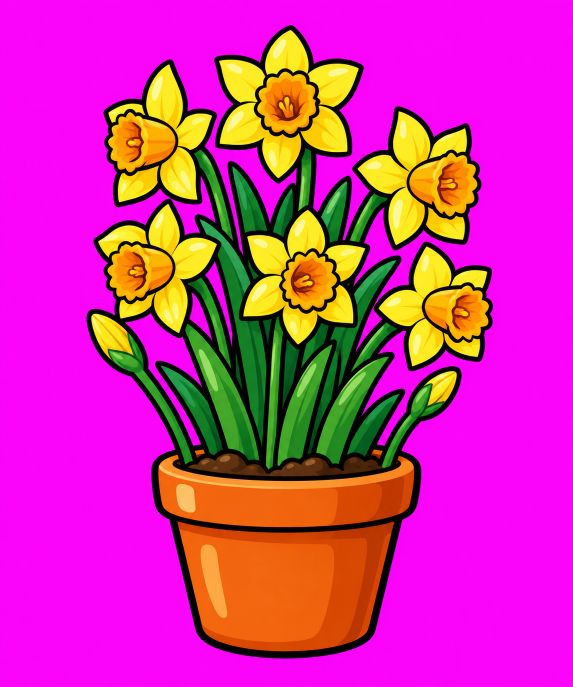
#> input picture design-docs/hares/daffodils.png, 1145 x 1374 px (shown at 1/2 size)
$ python export.py
#> lines starting #> are read from the running program, lines starting #| are printed output that depends on the picture; after the words box and inside, x2 and y2 are one past the last pixel; in counts of white or black regions, pixels touching at a corner belong together
### design-docs/art.py
"""Shared steps for exporting seasonal theme art (see halloween/README.md).

Each theme's export.py imports this: key the flat magenta background out with
alpha from min(R,B) - G ramping between 60 and 140 and a half-strength
despill, crop to the art plus a margin, split pose sheets at their empty
column (or row) runs, measure a feature (an eye) to put sheets drawn at
different sizes on one scale, and write WebP. EyeScale holds one animal's
pictures on that scale and prints where each part sat in its reference.

The scripts pin their libraries: Pillow 13 writes a few pixels of some
pictures differently, so the shipped WebPs would no longer be reproduced.
"""
from collections import deque
from collections.abc import Callable
from pathlib import Path
import subprocess
import tempfile

import numpy as np
from PIL import Image

MARGIN = 6

Mask = Callable[[np.ndarray], np.ndarray]
# Finds where a part sits in a whole (its top left), as by_colour does.
Placer = Callable[[np.ndarray, np.ndarray], tuple[int, int]]
Size = tuple[int, int]


def keyed(path: Path) -> np.ndarray:
    rgb = np.asarray(Image.open(path).convert('RGB')).astype(np.float32)
    r, g, b = rgb[..., 0], rgb[..., 1], rgb[..., 2]
    spill = np.minimum(r, b) - g
    alpha = 1 - np.clip((spill - 60) / 80, 0, 1)
    excess = np.maximum(spill, 0) * 0.5
    out = np.dstack([r - excess, g, b - excess, alpha * 255])
    return np.clip(out, 0, 255).astype(np.uint8)


def crop(rgba: np.ndarray) -> np.ndarray:
    ys, xs = np.nonzero(rgba[..., 3] > 8)
    return rgba[max(0, ys.min() - MARGIN):ys.max() + MARGIN + 1, max(0, xs.min() - MARGIN):xs.max() + MARGIN + 1]
#> returned value: shape (1279, 825, 4)


# [32 lines left out: functions crop_origin, poses, fill_only, not called in this run]


def rows(rgba: np.ndarray, count: int) -> list[np.ndarray]:
    """Split a sheet of count pieces, top to bottom, the same way."""
    return [p.transpose(1, 0, 2) for p in poses(rgba.transpose(1, 0, 2), count)]


def blob(mask: np.ndarray, seed: tuple[int, int]) -> list[tuple[int, int]]:
    """The pixels (row, column) of mask's blob nearest seed (x, y): every one
    joined, side by side, to the mask's pixel nearest seed, in the order a
    flood fill from there reaches them."""
    ys, xs = np.nonzero(mask)
    i = int(np.argmin((ys - seed[1]) ** 2 + (xs - seed[0]) ** 2))
    start = (int(ys[i]), int(xs[i]))
    seen, todo, found = {start}, deque([start]), []
    while todo:
        y, x = todo.popleft()
        found.append((y, x))
        for n in ((y + 1, x), (y - 1, x), (y, x + 1), (y, x - 1)):
            if 0 <= n[0] < mask.shape[0] and 0 <= n[1] < mask.shape[1] and mask[n] and n not in seen:
                seen.add(n)
                todo.append(n)
    return found


def feature(path: Path, seed: tuple[int, int], dark_below: int = 200) -> float:
    """The size (mean of width and height) of the dark blob nearest seed in a
    source image: an eye, the one feature every pose of an animal shares. An
    animal whose plumage is itself dark (a brown hawk) sets dark_below lower,
    so only the pupil counts."""
    rgb = np.asarray(Image.open(path).convert('RGB')).astype(int)
    by, bx = zip(*blob(rgb.sum(axis=-1) < dark_below, seed))
    return ((max(bx) - min(bx) + 1) + (max(by) - min(by) + 1)) / 2


def lum(rgba: np.ndarray) -> np.ndarray:
    return rgba[..., :3].astype(np.float32) @ np.array([0.299, 0.587, 0.114], dtype=np.float32)


def opaque(rgba: np.ndarray) -> np.ndarray:
    return rgba[..., 3] > 128


def ground(rgba: np.ndarray) -> int:
    """The lowest row anything stands on: the last with an opaque pixel."""
    return int(np.nonzero(opaque(rgba).any(axis=1))[0].max())


# [4 lines left out: function pale, not called in this run]


def rescaled(rgba: np.ndarray, k: float) -> np.ndarray:
    img = Image.fromarray(rgba, 'RGBA')
    return np.asarray(img.resize((round(img.width * k), round(img.height * k)), Image.LANCZOS))


# Given a part, what a window of the whole the same size as it scores: the
# higher, the better the part fits there.
Score = Callable[[np.ndarray], Callable[[np.ndarray], float]]


# [50 lines left out: functions search, place, _correlate, by_colour, not called in this run]


def export(rgba: np.ndarray, out: Path, name: str, scale: float) -> tuple[int, int]:
#> called with name = 'daffodils', scale = 0.138
    img = Image.fromarray(rgba, 'RGBA')
    size = (round(img.width * scale), round(img.height * scale))
#> size = (114, 176)
    img = img.resize(size, Image.LANCZOS)
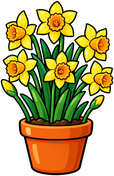
#> img: PIL image 114x176 RGBA; mean R, G, B, A 85, 69.6, 13.4, 151.3; transparent parts drawn white
    with tempfile.TemporaryDirectory() as tmp:
        png = Path(tmp) / f'{name}.png'
        img.save(png)
        subprocess.run(['cwebp', '-quiet', '-q', '90', '-alpha_q', '100', '-exact', str(png), '-o', str(out / f'{name}.webp')], check=True)
#> (this line was passed over: subprocess is not available in this run)
    return size


# [34 lines left out: functions export_with_fur, knobbed, span_up, not called in this run]


def cut(rgba: np.ndarray, names: list) -> dict:
    """A sheet split into its named pieces, left to right, each cropped."""
    return dict(zip(names, (crop(p) for p in poses(rgba, len(names)))))


class EyeScale:
    """One animal's pictures put on one scale, the eye's (the one feature
    every pose shares), so every pose is the same animal: its eye is eye
    drawing units across, written at res file pixels per unit, and the
    theme's rig sets how big a unit is on the page. eyes says where each
    sheet's eye is (source pixels, measured by eye). Drawing units are the
    reference's, moved by margin so a frame round it has a margin. measure
    says how big the feature is in a sheet, given where it is: feature (a
    dark blob) by default, or another where an eye cannot be told from the
    fur round it (a bumblebee's, in its black head) or than which only a
    darker blob counts (a brown hawk's: feature with a lower dark_below).
    Given middle (where the feature's middle is in a sheet, source pixels,
    given its seed), the reference and each key pose also print where
    their eye is, which the lab lines up with the rig's."""

    def __init__(self, here: Path, eyes: dict[str, tuple[int, int]], eye: float, res: int, margin: int = 1,
                 measure: Callable[[Path, tuple[int, int]], float] = feature,
                 middle: Callable[[Path, tuple[int, int]], tuple[float, float]] | None = None):
        self.here, self.eyes, self.eye, self.res, self.margin, self.measure, self.middle = here, eyes, eye, res, margin, measure, middle
        self.standing = np.zeros((0, 0, 4), np.uint8)
        self.standing_sheet = ''

    def px(self, sheet: str, seed: tuple[int, int] | None = None) -> float:
        """The eye's size in a sheet's own pixels."""
        return self.measure(self.here / sheet, seed or self.eyes[sheet])

    def on_eye(self, sheet: str) -> float:
        """File pixels to each of a sheet's pixels."""
        return self.eye / self.px(sheet) * self.res

    def per_unit(self) -> float:
        """The reference's pixels to each drawing unit."""
        return self.px(self.standing_sheet) / self.eye

    def units(self, size: Size) -> str:
        return f'{size[0] / self.res:.2f}x{size[1] / self.res:.2f}'

    # [9 lines left out: function spot, not called in this run]

    def eye_at(self, sheet: str, seed: tuple[int, int], key: Callable[[Path], np.ndarray]) -> str:
        if self.middle is None:
            return ''
        x, y = self.spot(sheet, seed, self.middle(self.here / sheet, seed), key)
        return f'; eye at {x:.2f}, {y:.2f}'

    def reference(self, sheet: str, out: Path, name: str, key: Callable[[Path], np.ndarray] = keyed) -> Size:
        """The whole animal standing square, its anatomy reference: written
        for the lab to lay over the rig, and kept to place the parts by."""
        self.standing = crop(key(self.here / sheet))
        self.standing_sheet = sheet
        size = export(self.standing, out, name, self.on_eye(sheet))
        print(f'{name}: {self.units(size)} at {self.margin}, {self.margin}; ground {ground(self.standing) / self.per_unit() + self.margin:.2f}{self.eye_at(sheet, self.eyes[sheet], key)}')
        return size

    def key_poses(self, prefix: str, seeds: dict[str, tuple[int, int]], out: Path, key: Callable[[Path], np.ndarray] = keyed) -> None:
        """Key poses of the same animal, drawn from the reference, that the
        rig's poses are tuned toward; the lab lays each over its mode. seeds
        says where each one's eye is."""
        for pose, seed in seeds.items():
            name = f'{prefix}{pose}'
            path = self.here / f'{name}.png'
            eye = self.measure(path, seed)
            size = export(crop(key(path)), out, name, self.eye / eye * self.res)
            print(f'{name}: eye {eye:.1f}px; drawing units {self.units(size)}{self.eye_at(f"{name}.png", seed, key)}')

    # [13 lines left out: function placed, not called in this run]

    def find(self, part: np.ndarray, mask: Mask | Placer) -> tuple[int, int]:
        """Where a part, grown onto the reference's pixels, sits in it."""
        return by_colour(part, self.standing) if mask is by_colour else place(part, self.standing, mask=mask)

    # [20 lines left out: functions parts, bar, foot, not called in this run]

### design-docs/hares/export.py
# /// script
# dependencies = ["pillow==12.3.0", "numpy==2.5.4"]
# ///
"""Keys, crops and exports the Mad March hares art. Run: uv run design-docs/hares/export.py

The steps are shared with the other themes (../art.py). The shelf's pot of
daffodils is exported at twice its display size. The hare's pictures are all
put on one scale, the eye's, so every pose is the same animal; they are
written at RES pixels per drawing unit, and hare-rig.ts sets how big a
drawing unit is on the page. It is put together from PARTS cut from
hare-standing.png (the whole hare standing square, its anatomy reference)
into hare-parts.png, each printed with where it sat in the reference: its
place in the rig. Its legs are pieces drawn after the reference's own legs in
hare-limbs-2.png. The sizes printed are what the components lay out.
"""
from pathlib import Path
import sys

sys.path.insert(0, str(Path(__file__).resolve().parents[1]))
from art import EyeScale, crop, cut, export, keyed, opaque, place, rescaled, rows  # noqa: E402
import numpy as np  # noqa: E402

HERE = Path(__file__).resolve().parent
OUT = HERE.parents[1] / 'internal/dashboard/ui/src/lib/theme/hares'
LAB = HERE.parents[1] / 'internal/dashboard/ui/src/lab'
PARTS = ['hare-body', 'hare-head', 'hare-ears']
# The eye's size in drawing units (its dark outline and pupil together, the
# blob art.py's feature finds), and file pixels per drawing unit.
EYE = 1.4
RES = 12
# Where each sheet's eye is (source pixels), measured by eye.
EYES = {'hare-standing.png': (1160, 340), 'hare-parts.png': (1375, 335)}
# Key poses of the same hare, drawn from hare-standing.png, that the rig's
# poses are tuned toward; the lab lays each over its mode. Where each one's
# eye is (source pixels), measured by eye.
KEY_POSES = {
    'sit': (970, 315), 'graze': (1222, 705), 'lope': (1160, 340), 'bound-reach': (1245, 385),
    'bound-gather': (1135, 375), 'box': (897, 180), 'freeze': (1130, 432), 'bolt': (1270, 380),
}
# The limb pieces in hare-limbs-2.png: the hind leg's, left to right along
# the top row, and the foreleg's along the bottom. Each is exported as thick
# as it is drawn, outline included, in drawing units: the thigh at the hip,
# the shank at the knee, the long hind foot (the bone up from the toes), the
# upper arm at the elbow, the forearm and the short forefoot; the toes by
# their length.
HIND = ['hare-thigh', 'hare-shank', 'hare-hind-foot', 'hare-hind-toes']
FORE = ['hare-upper-arm', 'hare-foreleg', 'hare-fore-toes']
BARS = {'hare-thigh': 3.8, 'hare-shank': 1.44, 'hare-hind-foot': 1.25, 'hare-upper-arm': 1.6, 'hare-foreleg': 1.25, 'hare-forefoot': 1.25}
# The forefoot (wrist to toes, 1 unit) is laid along its bone as long as it
# is thick plus 1 unit: this many times as long as it is thick.
FOREFOOT = (1 + 1.25) / 1.25
# Toes: length in drawing units, and where on them (as fractions of their
# box) the leg comes down: high enough on them that a long foot laid flat,
# as thick as the leg, rests on the ledge level with their soles.
TOES = {'hare-hind-toes': (2.6, (0.16, 0.466)), 'hare-fore-toes': (1.7, (0.2, 0.17))}


def short(piece: np.ndarray, aspect: float) -> np.ndarray:
    """A short bar cut from a long one: its rounded right end, as long as
    half the bar it makes, mirrored onto its left, so a short bone is drawn
    with the long one's fur and rounded ends rather than squashed into it."""
    half = round(piece.shape[0] * aspect / 2)
    right = piece[:, -half:]
    return np.concatenate([right[:, ::-1], right], axis=1)


def fitted(part: np.ndarray, like: np.ndarray) -> float:
    """The scale at which part's shape best overlaps like's (by the share of
    their opaque pixels they have in common, part placed where it fits
    best), tried in steps of 1%."""
    def overlap(k: float) -> float:
        a = rescaled(part, k)
        if a.shape[0] > like.shape[0] + 40 or a.shape[1] > like.shape[1] + 40:
            return 0.0
        pad = np.zeros((like.shape[0] + 80, like.shape[1] + 80, 4), dtype=like.dtype)
        pad[40:40 + like.shape[0], 40:40 + like.shape[1]] = like
        y, x = place(a, pad)
        mine = np.zeros(pad.shape[:2], bool)
        mine[y:y + a.shape[0], x:x + a.shape[1]] = opaque(a)
        theirs = opaque(pad)
        return (mine & theirs).sum() / (mine | theirs).sum()
    return max((k / 100 for k in range(70, 111)), key=overlap)


def main() -> None:
    OUT.mkdir(exist_ok=True)
    # Display heights in page pixels, and how many file pixels to each.
    for name, height, density in [('daffodils', 88, 2)]:
        art = crop(keyed(HERE / f'{name}.png'))
        w, h = export(art, OUT, name, density * height / art.shape[0])
#> w = 114; h = 176
        print(f'{name}: display {w / density:g}x{h / density:g}')
#| daffodils: display 57x88
    hare = EyeScale(HERE, EYES, EYE, RES)
    for sheet in EYES:
        print(f'{sheet}: eye {hare.px(sheet):.1f}px')
#> this loop made 2 passes
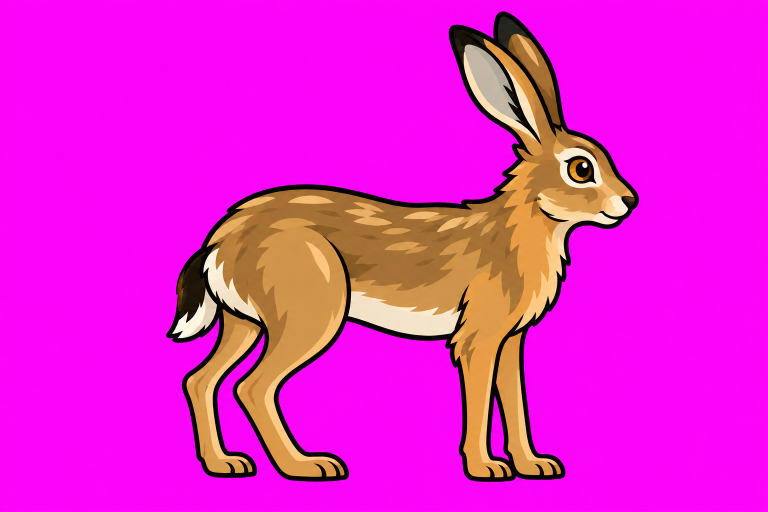
#> input picture design-docs/hares/hare-standing.png, 1536 x 1024 px (shown at 1/2 size)
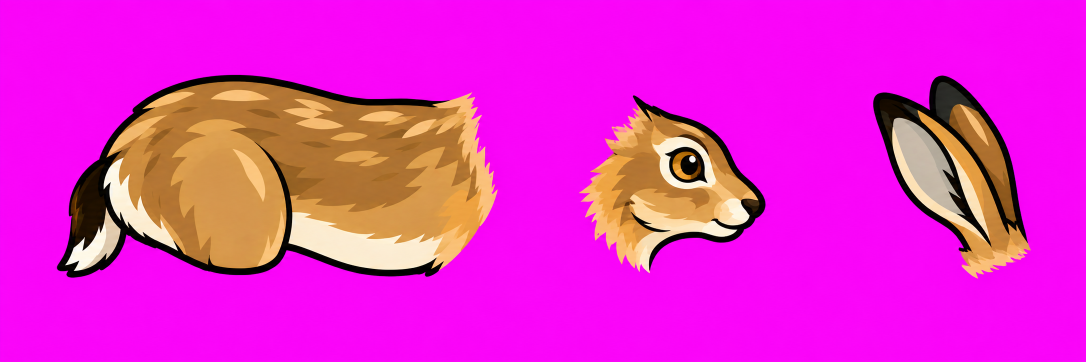
#> input picture design-docs/hares/hare-parts.png, 2172 x 724 px (shown at 1/2 size)
    hare.reference('hare-standing.png', LAB, 'hare-reference')
#> in keyed (call 2), `out = np.dstack([r - excess, g, b - excess, alpha * 255])`:
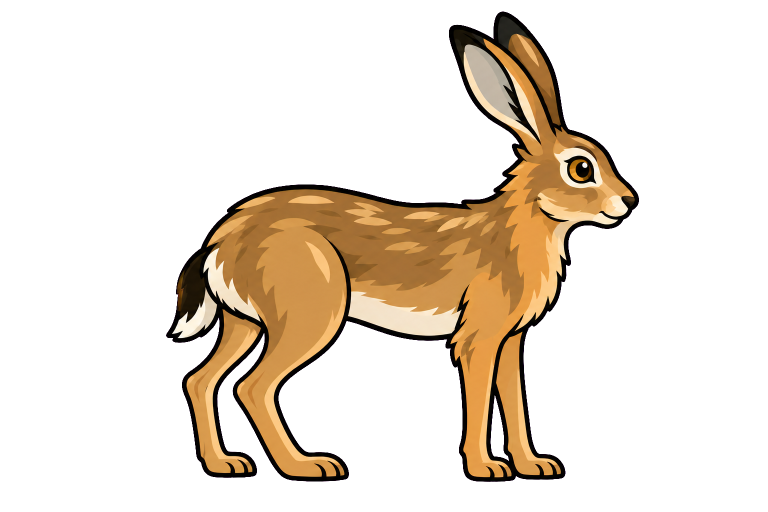
#> out: shape (1024, 1536, 4) float32 (shown at 1/2 size); mean of channels 0, 1, 2, 3 136.8, 32.4, 113.9, 60.4; transparent parts drawn white
#> call 3 of blob, with seed = (1160, 340)
#> in blob (call 3), `ys, xs = np.nonzero(mask)`:
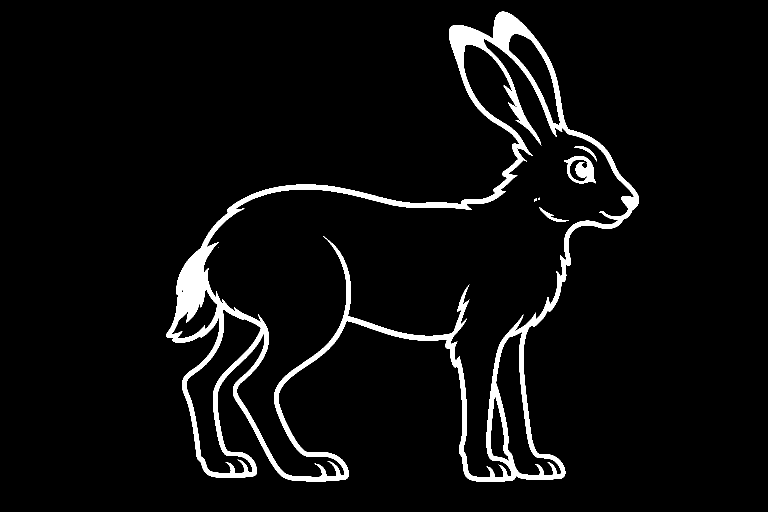
#> mask: shape (1024, 1536) bool (shown at 1/2 size); 4.8% white; 7 white regions (2 under 20 px), largest, box (x1, y1, x2, y2) and area: (332, 23, 1278, 964) 73732, (1128, 312, 1192, 367) 1759, (1078, 414, 1138, 444) 331, (1148, 292, 1194, 323) 247, (1068, 396, 1074, 403) 28
#> in blob (call 3), `i = int(np.argmin((ys - seed[1]) ** 2 + (xs - seed[0]) ** 2))`: i = 18232
#> in blob (call 3), `start = (int(ys[i]), int(xs[i]))`: start = (340, 1160)
#> in blob (call 3), `seen, todo, found = {start}, deque([start]), []`: found = []
#> the loop in blob (call 3), `while todo:` made 1759 passes
#> (y, x) on passes 1 to 3: (340, 1160), (341, 1160), (339, 1160)
#> after the loop in blob (call 3), `while todo:`: found = 1759 pairs, first value 312 to 366, second value 1128 to 1191; seen = 1759 items
#> call 2 of export, with name = 'hare-reference', scale = 0.282
#> in export (call 2), `img = img.resize(size, Image.LANCZOS)`:
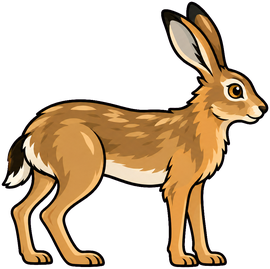
#> img: PIL image 270x269 RGBA; mean R, G, B, A 68, 49.8, 29, 103.7; transparent parts drawn white
#> in reference, `size = export(self.standing, out, name, self.on_eye(sheet))`: size = (270, 269)
#> in opaque, `return rgba[..., 3] > 128`:
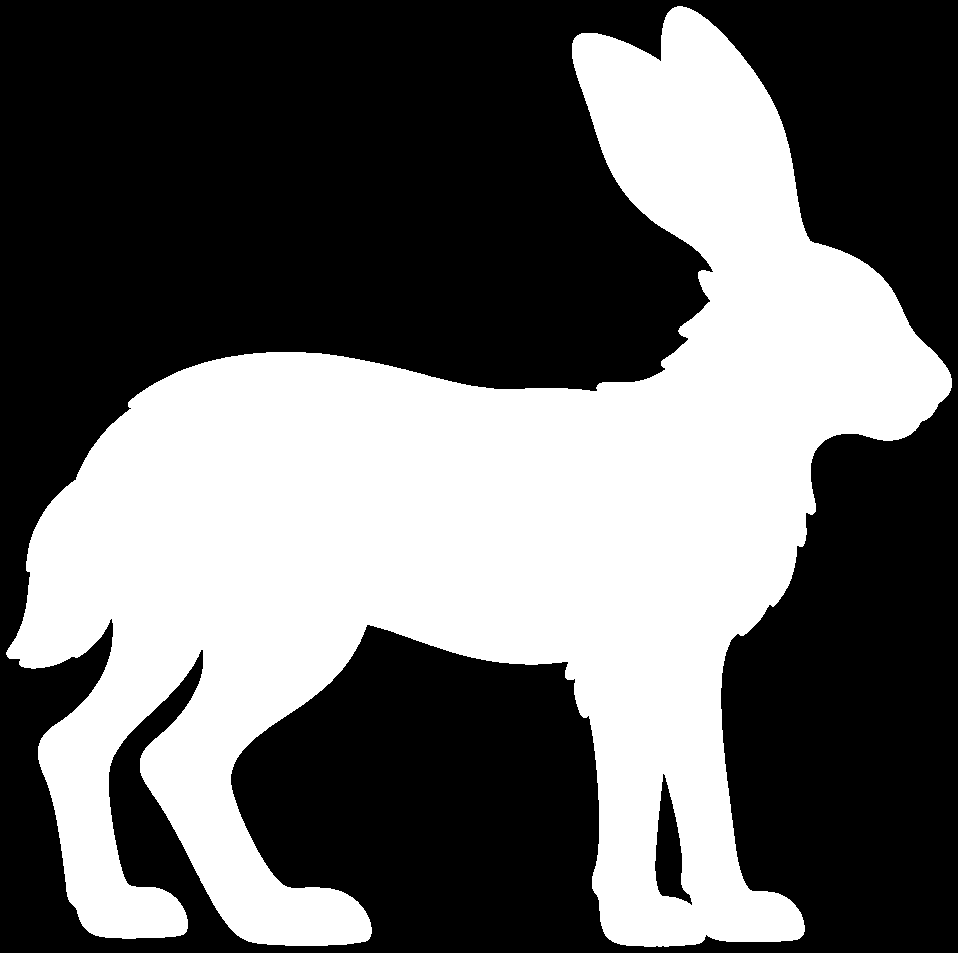
#> returned value: shape (953, 958) bool; 40.7% white; 1 white region, box (x1, y1, x2, y2) and area: (6, 6, 952, 947) 371363
#| hare-reference: 22.50x22.42 at 1, 1; ground 23.26
    hare.key_poses('hare-pose-', KEY_POSES, LAB)
    # The head and ears from the parts sheet; the body from hare-torso-2.png
    # (see the note's Art section). The torso has no eye to measure: it is
    # put on the reference's scale by fitting it to hare-torso.png, an edit
    # that kept the reference's own size and differs only in its haunch.
    parts = cut(keyed(HERE / 'hare-parts.png'), PARTS)
    first = crop(keyed(HERE / 'hare-torso.png'))
    torso = crop(keyed(HERE / 'hare-torso-2.png'))
    t = fitted(torso, first)
    print(f'hare-torso-2: {t:.3f} of the reference scale')
    hare.placed('hare-body', torso, OUT, t * hare.on_eye('hare-standing.png'), t)
    hare.parts({name: art for name, art in parts.items() if name != 'hare-body'}, 'hare-parts.png', OUT)
    # Each limb piece as drawn and as fur alone, its outline taken out.
    hind, fore = rows(keyed(HERE / 'hare-limbs-2.png'), 2)
    pieces = cut(hind, HIND) | cut(fore, FORE)
    pieces['hare-forefoot'] = short(pieces['hare-foreleg'], FOREFOOT)
    for name, thick in BARS.items():
        hare.bar(name, pieces[name], OUT, thick)
    for name, (length, heel) in TOES.items():
        hare.foot(name, pieces[name], OUT, length, heel)


if __name__ == '__main__':
#> (the run stopped early here; a loop or call above may not have finished)
